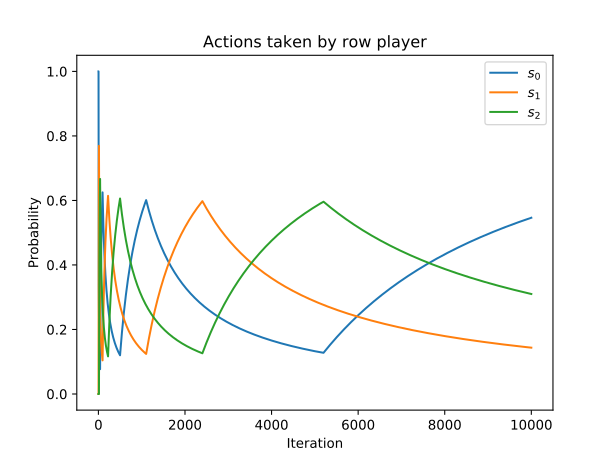

The script that saved this image:
"""
Code to draw plot for the documentation.

This plots a divergent fictitious play example.

The code should match the reference code in the documentation.
"""
import matplotlib.pyplot as plt
import nashpy as nash
import numpy as np

A = np.array([[0, 1, 0], [0, 0, 1], [1, 0, 0]])
B = np.array([[0, 0, 1], [1, 0, 0], [0, 1, 0]])
game = nash.Game(A, B)
iterations = 10_000
np.random.seed(0)
play_counts = tuple(game.fictitious_play(iterations=iterations))


plt.figure()
probabilities = [row_play_counts / np.sum(row_play_counts) for row_play_counts, col_play_counts in play_counts]
for number, strategy in enumerate(zip(*probabilities)):
    plt.plot(strategy, label=f"$s_{number}$")

plt.xlabel("Iteration")
plt.ylabel("Probability")
plt.legend()
plt.title("Actions taken by row player")
plt.savefig("main.svg", transparent=True)
